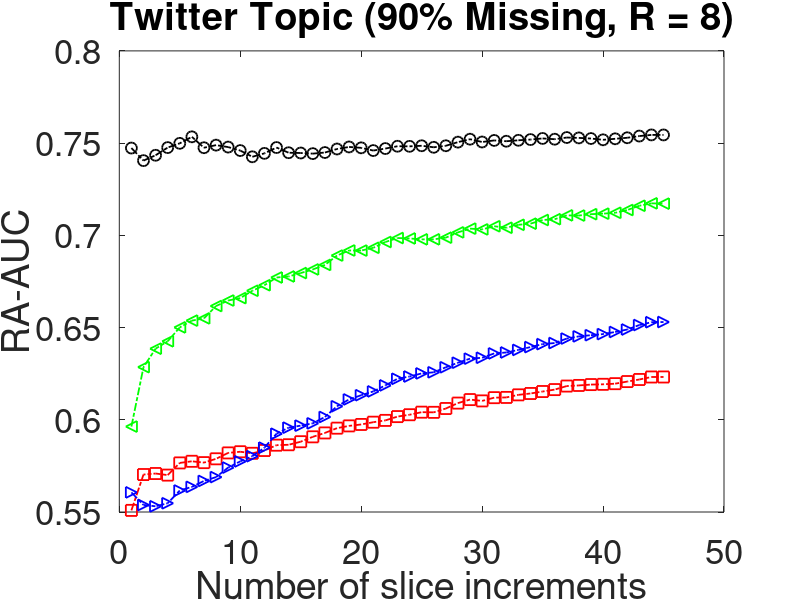

Recreate this plot in MATLAB.
clear all;
close all;

df = load('r8.mat');
% mast mis90
mast = df.mis90_r8(:,1);
% tncp mis90
tncp = df.mis90_r8(:,2);
% als mis90
als = df.mis90_r8(:,3);
% our-v-3 mis90
our= df.mis90_r8(:,4);

nrank = [1:1:45];

figure (1);
hold on;
box on;
%change color
plot(nrank, mast,  'rs-.','LineWidth',1.3, 'MarkerSize',8);
plot(nrank, tncp, 'g<-.','LineWidth',1.3, 'MarkerSize',8);
plot(nrank, als, 'b>-.','LineWidth',1.3, 'MarkerSize',8);
plot(nrank, our, 'ko-.', 'LineWidth',1.3, 'MarkerSize',8);

% legend('MAST','TNCP','CP-ALS','POST');
% legend.FontSize = 30;
%lgd = legend('Ours-Win-1','Ours-Win-2','Ours-Win-3', 'GP-PTF');
%lgd.FontSize = 25;
ylabel('RA-AUC', 'FontSize',25);
xlabel('Number of slice increments','FontSize',25);
title('Twitter Topic (90% Missing, R = 8)','FontSize',25)

% xlim([0.9,101]);
 %ylim([0,1]);
% set(gca,'XTick',10:10:100, 'FontSize',25);
set(gca, 'FontSize',25);
 %set(gca,'YTick',[0.55, 0.65, 0.75, 0.85], 'FontSize',25);
 set(gca,'FontSize',25);


